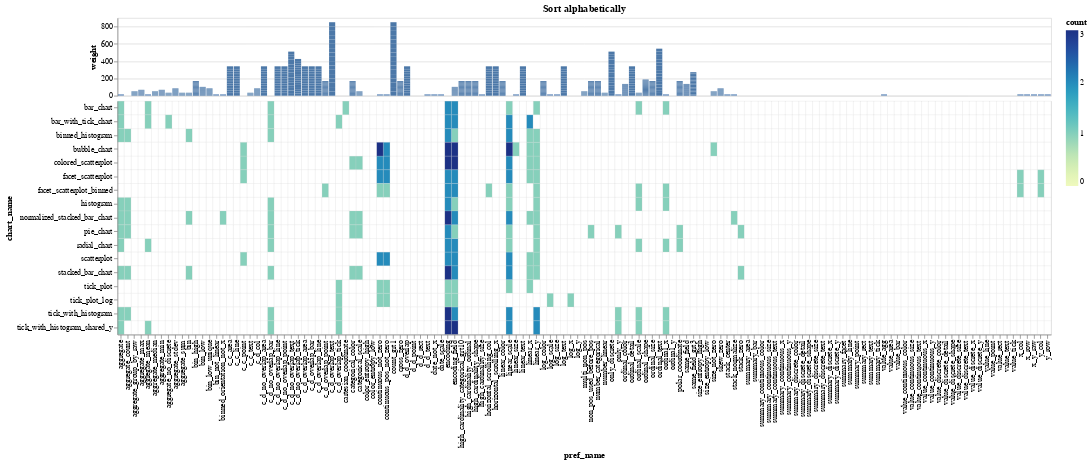

This figure's notebook cell:
### Markdown cell above
## Interactive Selection of Debugging Variants

_Interactions will work only in a Python-enabled environment!_

### Code cell
import ipywidgets as widgets
from IPython.display import display, clear_output

DEFAULT_CFG = configs[0]
chart_output: widgets.Output | None

config_selector = widgets.Dropdown(
    options=[cfg.title for cfg in configs],
    value=DEFAULT_CFG.title,
    description="Sorting:",
    disabled=False,
)


def on_config_selected(cfg_title: str):
    """Generates and displays a chart for the config identified by `cfg_title`"""
    cfg = [cfg for cfg in configs if cfg.title == cfg_title]
    if len(cfg) == 0:
        raise RuntimeError(f'No chart configuration with the title "{cfg_title}"')
    chart = create_chart(cfg[0])
    clear_output()
    display(config_selector)
    display(chart)


def handle_config_selection(event):
    """Handler registered to the `config_selector` dropdown widget"""
    if event["type"] == "change":
        cfg_title: str = event["owner"].value
        on_config_selected(cfg_title)


# Register the event handler to the dropdown
config_selector.observe(handle_config_selection)
# Display initial value
on_config_selected(DEFAULT_CFG.title)

### Figure 1 — Vega-Lite specification as saved in the notebook (floating-point values rounded to 4 significant figures; data arrays with more than 128 entries replaced by an {"elided": "..."} marker saying what was removed)
{"config": {"view": {"continuousWidth": 400, "continuousHeight": 300}}, "vconcat": [{"mark": "bar", "encoding": {"tooltip": [{"field": "pref_name", "type": "nominal"}, {"field": "weight", "type": "quantitative"}], "x": {"axis": null, "field": "pref_name", "sort": "ascending", "type": "nominal"}, "y": {"field": "weight", "type": "quantitative"}}, "height": 100.0, "title": "Sort alphabetically", "width": 1200}, {"mark": {"type": "rect", "stroke": "lightgray", "strokeWidth": 0.25}, "encoding": {"color": {"condition": {"value": "white", "test": "(datum.count === 0)"}, "field": "count", "type": "quantitative"}, "tooltip": [{"field": "chart_name", "type": "nominal"}, {"field": "pref_name", "type": "nominal"}, {"field": "count", "type": "quantitative"}, {"field": "weight", "type": "quantitative"}], "x": {"field": "pref_name", "sort": "ascending", "type": "nominal"}, "y": {"field": "chart_name", "sort": "ascending", "type": "nominal"}}, "height": 300, "width": 1200}], "data": {"name": "data-f10a0babe139169c4407c5f0dbf3cec8"}, "spacing": 0, "$schema": "https://vega.github.io/schema/vega-lite/v4.17.0.json", "datasets": {"data-f10a0babe139169c4407c5f0dbf3cec8": {"elided": "2329 records"}}}
